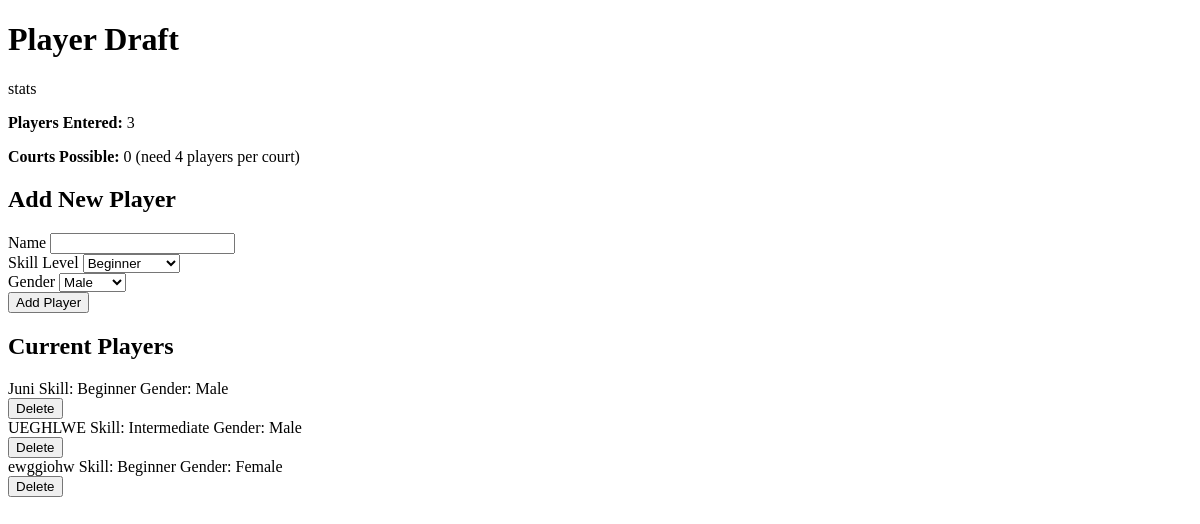
Before: /draft with the older database file.
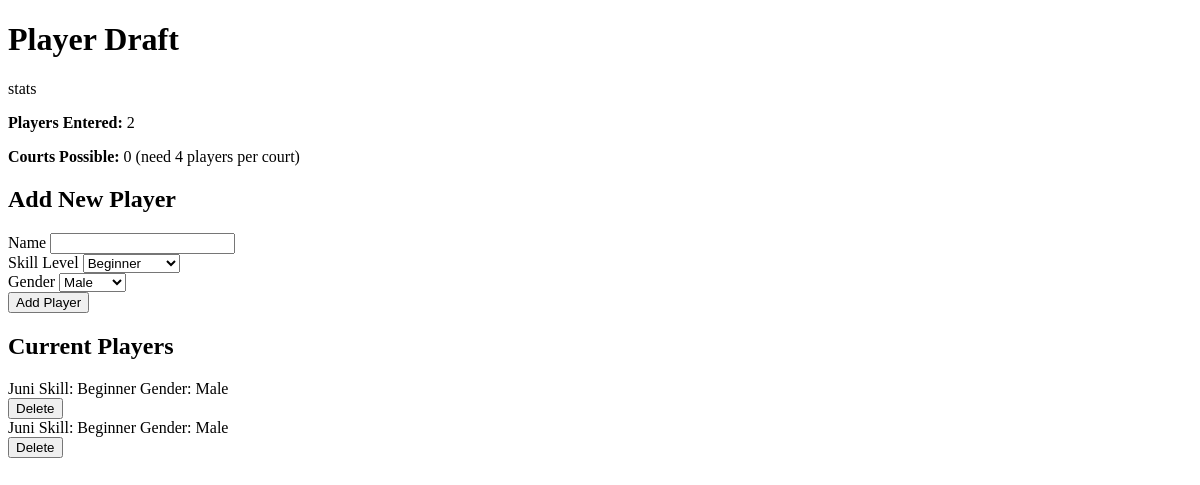
After: the same page with the newer database file.
### app/models.py (models this page shows)
class Player(db.Model):
    __tablename__ = 'player'
    id = db.Column(db.Integer, primary_key=True)
    name = db.Column(db.String(100), nullable=False)
    skill = db.Column(db.String(20), nullable=False)
    gender = db.Column(db.String(10), nullable=False)

### app/routes.py (the view, shortened to what this page needs)
@app.route('/draft', methods=['GET', 'POST'])
def draft():
    form = PlayerForm()
    players = Player.query.all()
    return render_template('draft.html', players=players, form=form)

### app/forms.py
class PlayerForm(FlaskForm):
    name = StringField('Name', validators=[DataRequired(), Length(max=30)])
    skill = SelectField('Skill Level', choices=[
        ('beginner', 'Beginner'),
        ('intermediate', 'Intermediate'),
        ('advanced', 'Advanced')
    ], validators=[DataRequired()])
    gender = SelectField('Gender', choices=[
        ('male', 'Male'),
        ('female', 'Female'),
        ('other', 'Other')
    ], validators=[DataRequired()])
    submit = SubmitField('Add Player')

### app/templates/draft.html (shortened to what this page needs)
<!DOCTYPE html>
<html>
<head>
</head>
<body>
    <h1>Player Draft</h1>
    {% if players %}
            <div class="stats"
                <h3>stats</h3>
                <p><strong>Players Entered:</strong> {{ players|length }}</p>
                <p><strong>Courts Possible:</strong> {{ (players|length // 4) }} (need 4 players per court)</p>
            </div>
        {% endif %}
    <h2>Add New Player</h2>
        <form method="POST">
            <div class="form-group">
                {{ form.name.label(class="form-label") }}
                {{ form.name(class="form-input") }}
            </div>
            <div class="form-group">
                {{ form.skill.label(class="form-label") }}
                {{ form.skill(class="form-select") }}
            </div>
            <div class="form-group">
                {{ form.gender.label(class="form-label") }}
                {{ form.gender(class="form-select") }}
            </div>
            {{ form.submit(class="btn btn-primary") }}
        </form>
 <div class="player-list">
            <h2>Current Players</h2>
            {% if players %}
                {% for player in players %}
                    <div class="player-container">
                        <div class="player-info">
                            <span class="player-name">{{ player.name }}</span>
                            <span class="player-skill">Skill: {{ player.skill|title }}</span>
                            <span class="player-gender">Gender: {{ player.gender|title }}</span>
                        </div>
                        <form method="POST" action="{{ url_for('delete_player', player_id=player.id) }}" style="display: inline;">
                            <button type="submit" class="delete-btn" onclick="return confirm('Are you sure you want to delete {{ player.name }}?')">
                                Delete
                            </button>
                        </form>
                    </div>
                {% endfor %}
    {% else %}
        <p>WHERE ARE THE PLAYERS AAOGAHELEIUGHLIWUEHGLIWEU.</p>
    {% endif %}
</body>
</html>

Changed rows visible on the page:
removed Player: name "UEGHLWE", skill "Intermediate", gender "Male"
removed Player: name "ewggiohw", skill "Beginner", gender "Female"
added Player: name "Juni", skill "Beginner", gender "Male"
Other visible differences:
{{ players|length }}: "3" → "2"
